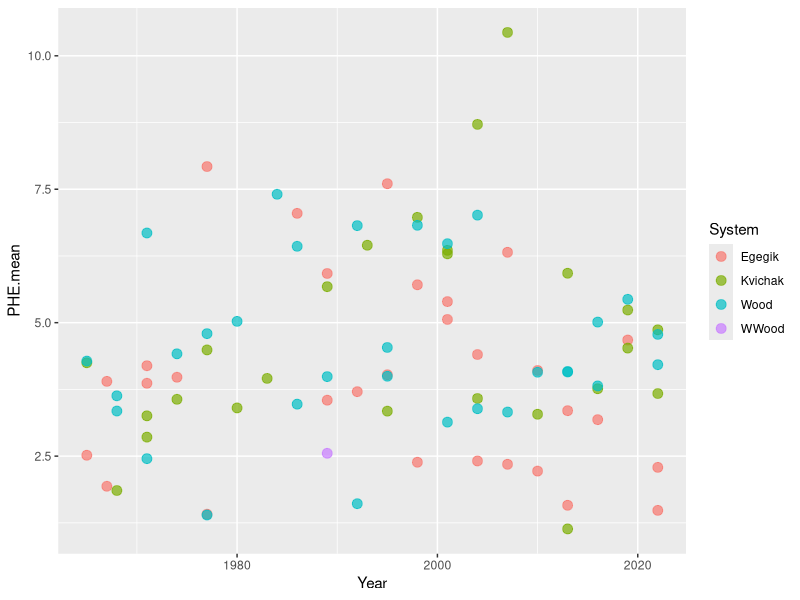
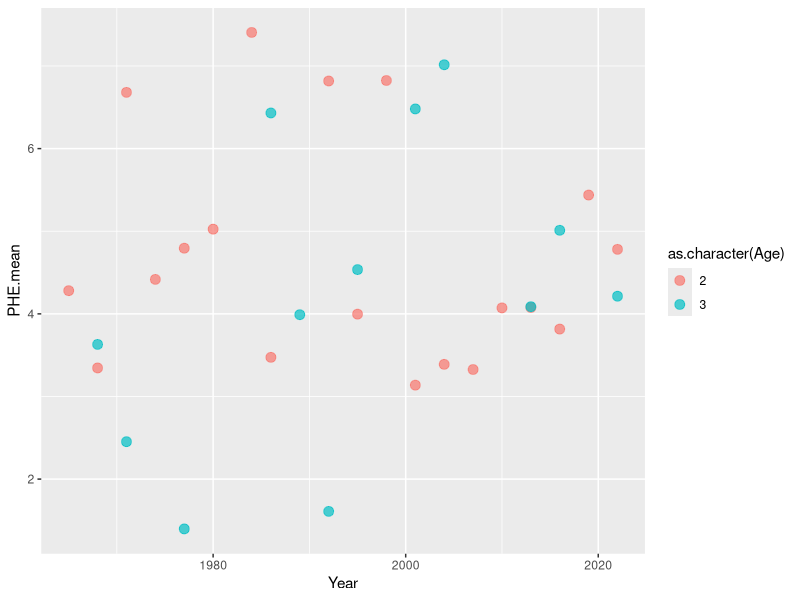
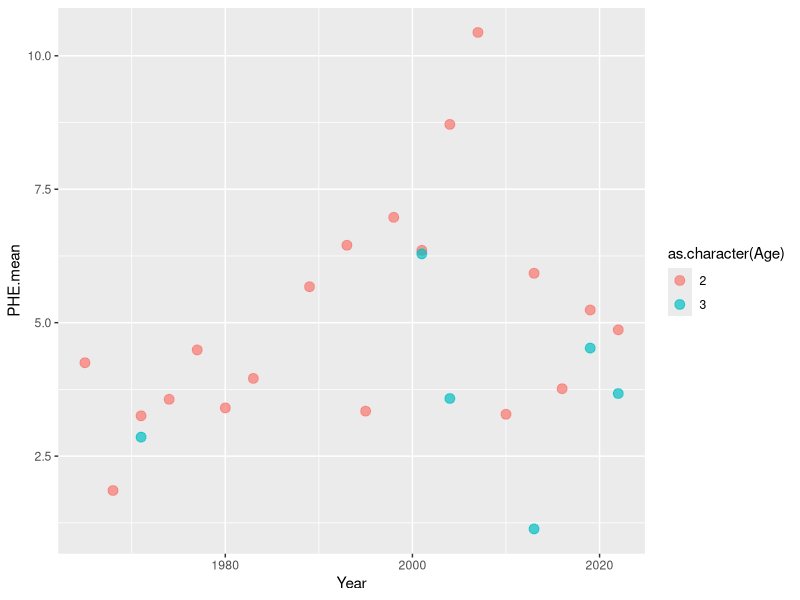
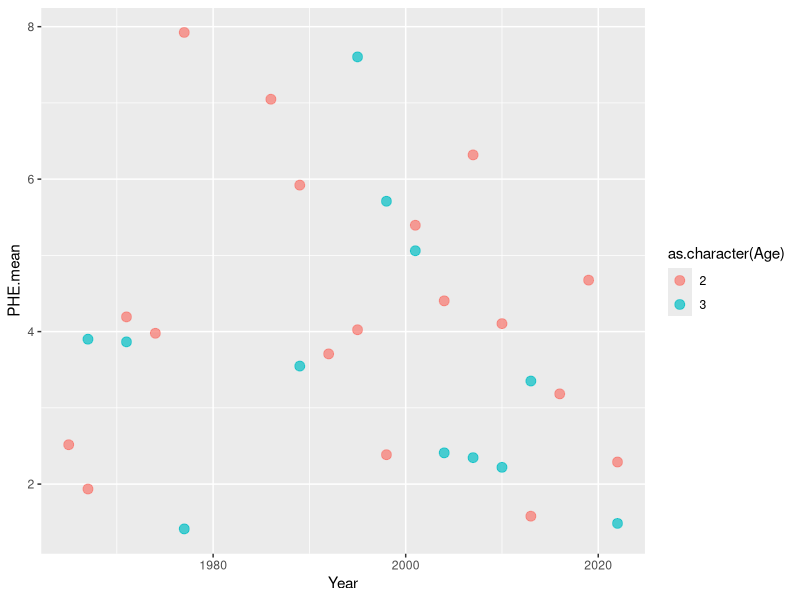
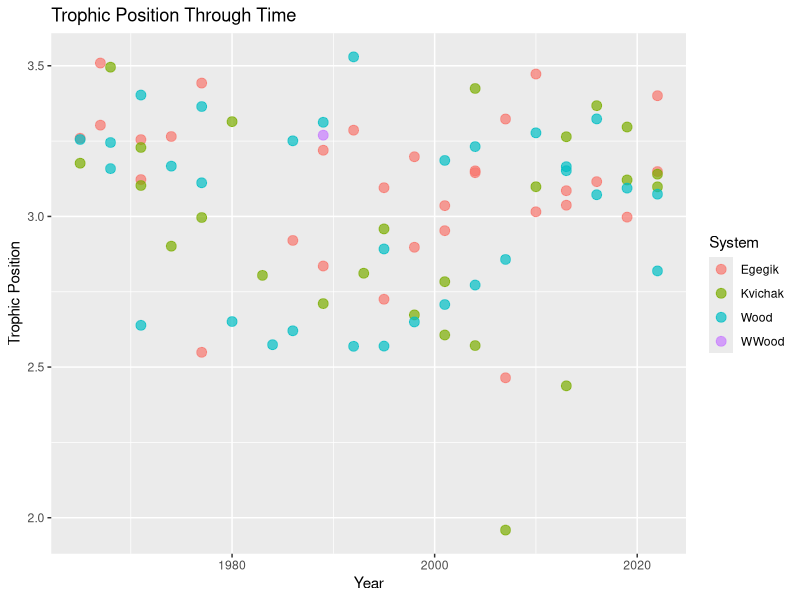
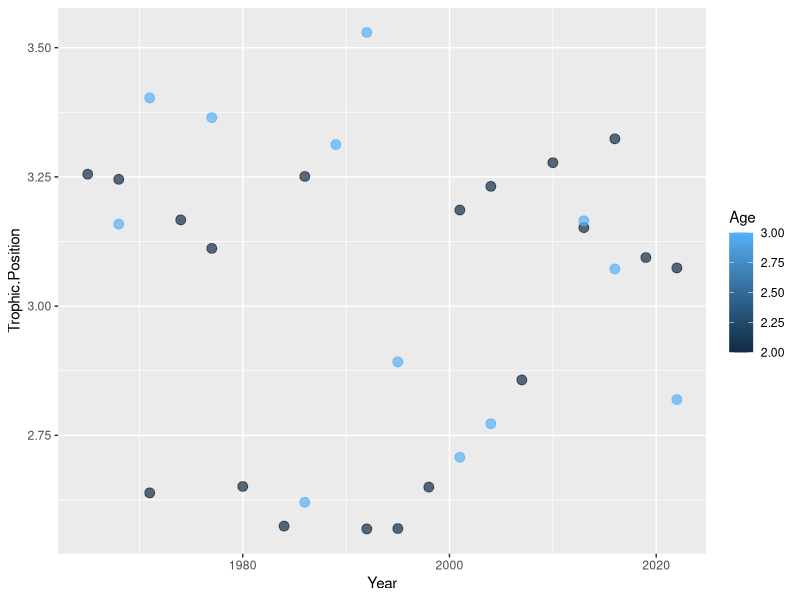
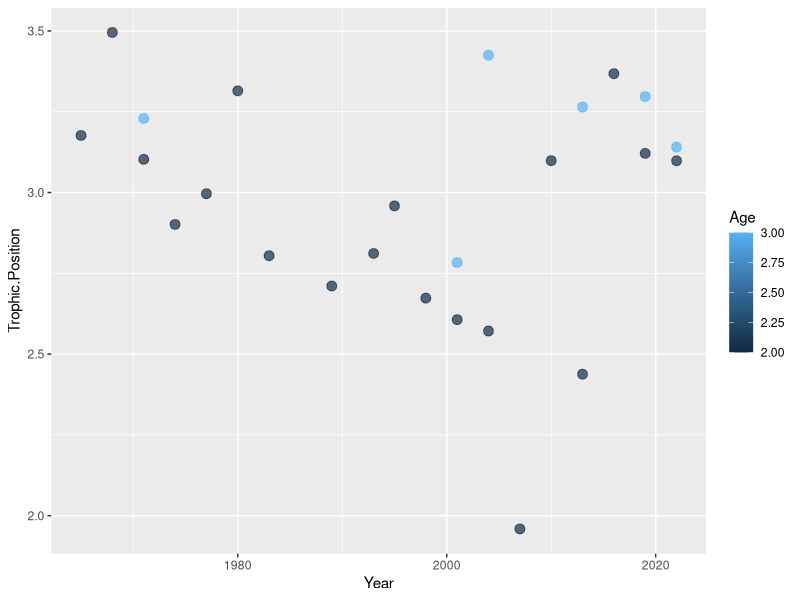
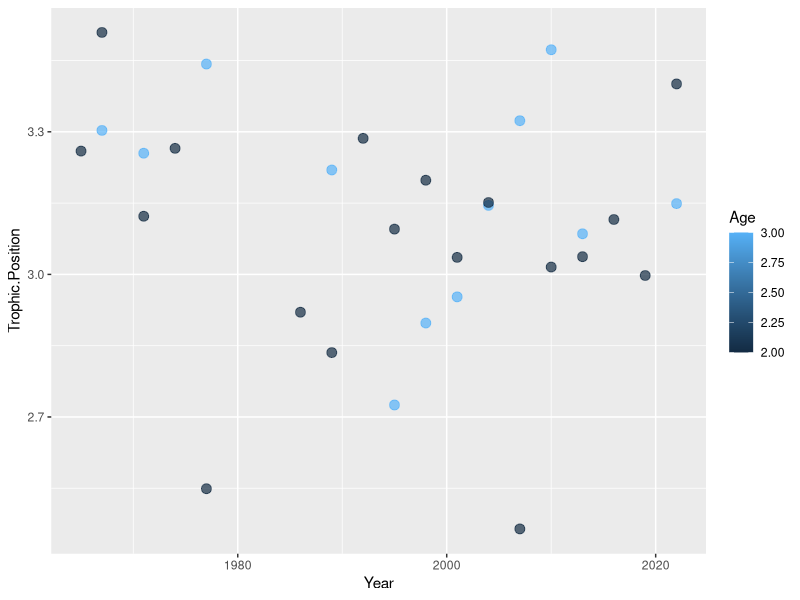

Write the R code that produced these figures, in order.
#this is an r script to do some basic data visualization of the cleaned data
#at this point the data should be drift corrected, compiled, and had all
#duplicates and replicates removed and averaged 

setwd("~/Documents/GitHub/CSIA_lab_work/data/final")

library(dplyr)
library(readr)
library(ggplot2)

#read in the main data file
data <- read.csv(file="main.trophic.csv")

#scatter plot of year vs isotope signature
ggplot(data = data, aes(Year, PHE.mean, color = System)) +
       geom_point(size = 3, alpha = 0.7) 


Wood <- data[data$System =="Wood",]
Kvichak <- data[data$System =="Kvichak",]
Egegik <- data[data$System =="Egegik",]

#plots of age vs isotope sig in the different river systems 
ggplot(data = Wood, aes(Year, PHE.mean, color = as.character(Age))) +
  geom_point(size = 3, alpha = 0.7) 

ggplot(data = Kvichak, aes(Year, PHE.mean, color = as.character(Age))) +
  geom_point(size = 3, alpha = 0.7) 

ggplot(data = Egegik, aes(Year, PHE.mean, color = as.character(Age))) +
  geom_point(size = 3, alpha = 0.7) 

#make a graph showing total number of samples/system/year 


#trophic position graphs
ggplot(data = data, aes(Year, Trophic.Position, color = System)) +
  geom_point(size = 3, alpha = 0.7) +
  labs(title = "Trophic Position Through Time", 
       x = "Year",
       y = "Trophic Position")

ggplot(data = Wood, aes(Year, Trophic.Position, color = Age)) +
  geom_point(size = 3, alpha = 0.7) 

ggplot(data = Kvichak, aes(Year, Trophic.Position, color = Age)) +
  geom_point(size = 3, alpha = 0.7) 

ggplot(data = Egegik, aes(Year, Trophic.Position, color = Age)) +
  geom_point(size = 3, alpha = 0.7) 


#difference between PHE and GLU
diff <- data$GLU.mean-data$PHE.mean
data$difference <- diff

ggplot(data = data, aes(Year, difference, color = System)) +
  geom_point(size = 3, alpha = 0.7) 


#separating by age class
data.age2 <- data[data$Age == "2",]
data.age3 <- data[data$Age == "3",]

ggplot(data = data.age2, aes(Year, difference, color = System)) +
  geom_point(size = 3, alpha = 0.7) 

ggplot(data = data.age3, aes(Year, difference, color = System)) +
  geom_point(size = 3, alpha = 0.7) 

ggplot(data = data, aes(Year, GLU.mean, color = System)) +
  geom_point(size = 3, alpha = 0.7)
